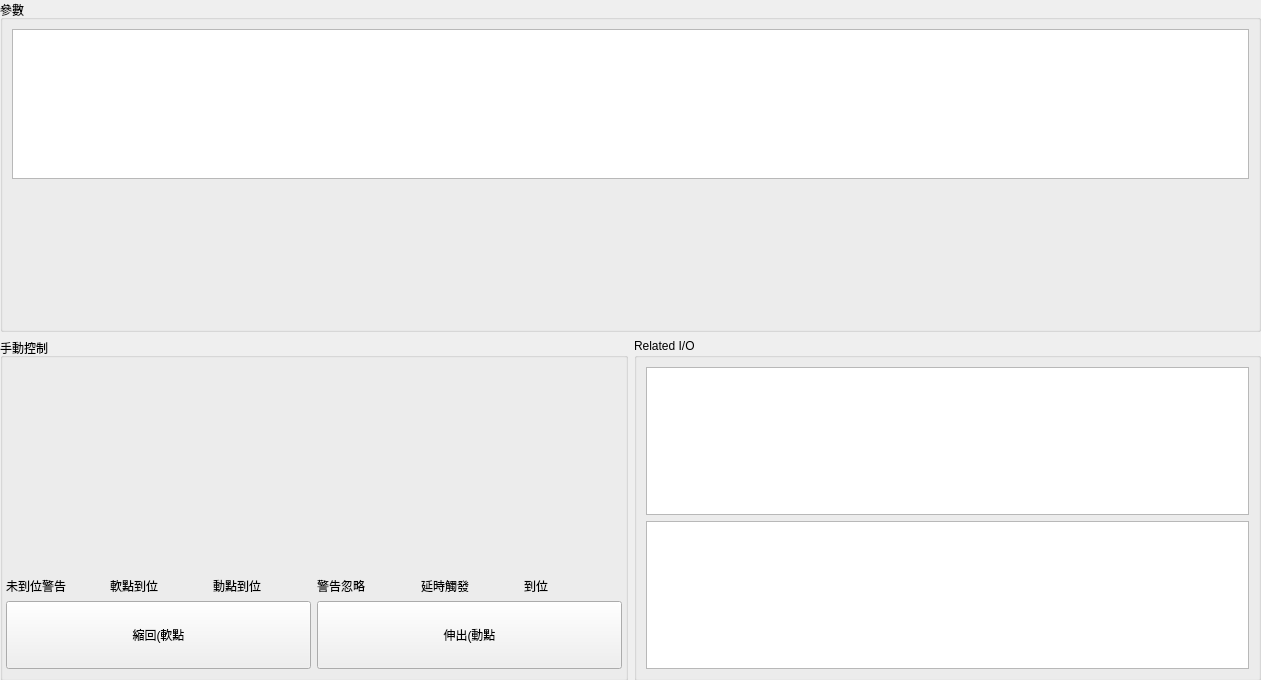
<?xml version="1.0" encoding="UTF-8"?>
<ui version="4.0">
 <class>FrontCylinderPanel</class>
 <widget class="QWidget" name="FrontCylinderPanel">
  <property name="geometry">
   <rect>
    <x>0</x>
    <y>0</y>
    <width>1261</width>
    <height>680</height>
   </rect>
  </property>
  <property name="maximumSize">
   <size>
    <width>16777215</width>
    <height>680</height>
   </size>
  </property>
  <property name="windowTitle">
   <string>Form</string>
  </property>
  <widget class="QWidget" name="layoutWidget">
   <property name="geometry">
    <rect>
     <x>0</x>
     <y>0</y>
     <width>1261</width>
     <height>681</height>
    </rect>
   </property>
   <layout class="QVBoxLayout" name="verticalLayout_6">
    <item>
     <widget class="QGroupBox" name="groupBoxParameters">
      <property name="minimumSize">
       <size>
        <width>0</width>
        <height>0</height>
       </size>
      </property>
      <property name="title">
       <string>參數</string>
      </property>
      <layout class="QVBoxLayout" name="verticalLayout_5">
       <item>
        <layout class="QVBoxLayout" name="verticalLayout">
         <item>
          <widget class="QTableView" name="tableViewCylinder">
           <property name="minimumSize">
            <size>
             <width>200</width>
             <height>150</height>
            </size>
           </property>
          </widget>
         </item>
         <item>
          <widget class="QWidget" name="widgetFilter" native="true">
           <property name="sizePolicy">
            <sizepolicy hsizetype="Expanding" vsizetype="Expanding">
             <horstretch>0</horstretch>
             <verstretch>0</verstretch>
            </sizepolicy>
           </property>
           <property name="minimumSize">
            <size>
             <width>0</width>
             <height>135</height>
            </size>
           </property>
           <property name="maximumSize">
            <size>
             <width>16777215</width>
             <height>140</height>
            </size>
           </property>
          </widget>
         </item>
        </layout>
       </item>
      </layout>
      <zorder></zorder>
     </widget>
    </item>
    <item>
     <layout class="QHBoxLayout" name="horizontalLayout_2">
      <item>
       <widget class="QGroupBox" name="groupBoxControl">
        <property name="title">
         <string>手動控制</string>
        </property>
        <layout class="QVBoxLayout" name="verticalLayout_4">
         <property name="leftMargin">
          <number>3</number>
         </property>
         <property name="topMargin">
          <number>3</number>
         </property>
         <property name="rightMargin">
          <number>3</number>
         </property>
         <item>
          <layout class="QVBoxLayout" name="verticalLayoutControl">
           <item>
            <widget class="QWidget" name="widgetBankTransfer" native="true">
             <property name="sizePolicy">
              <sizepolicy hsizetype="Expanding" vsizetype="Expanding">
               <horstretch>0</horstretch>
               <verstretch>0</verstretch>
              </sizepolicy>
             </property>
             <property name="minimumSize">
              <size>
               <width>0</width>
               <height>210</height>
              </size>
             </property>
             <property name="styleSheet">
              <string notr="true">border-color: rgb(0, 0, 0);
gridline-color: rgb(0, 0, 0);</string>
             </property>
            </widget>
           </item>
           <item>
            <layout class="QHBoxLayout" name="horizontalLayoutStatus">
             <item>
              <widget class="QLabel" name="labelWarn">
               <property name="text">
                <string>未到位警告</string>
               </property>
              </widget>
             </item>
             <item>
              <widget class="QLabel" name="labelMonA">
               <property name="text">
                <string>軟點到位</string>
               </property>
              </widget>
             </item>
             <item>
              <widget class="QLabel" name="labelMonB">
               <property name="text">
                <string>動點到位</string>
               </property>
              </widget>
             </item>
             <item>
              <widget class="QLabel" name="labelSuppress">
               <property name="text">
                <string>警告忽略</string>
               </property>
              </widget>
             </item>
             <item>
              <widget class="QLabel" name="labelTimeon">
               <property name="text">
                <string>延時觸發</string>
               </property>
              </widget>
             </item>
             <item>
              <widget class="QLabel" name="labelDone">
               <property name="text">
                <string>到位</string>
               </property>
              </widget>
             </item>
            </layout>
           </item>
           <item>
            <layout class="QHBoxLayout" name="horizontalLayout">
             <item>
              <widget class="QPushButton" name="pushButtonGoA">
               <property name="sizePolicy">
                <sizepolicy hsizetype="Expanding" vsizetype="Expanding">
                 <horstretch>0</horstretch>
                 <verstretch>0</verstretch>
                </sizepolicy>
               </property>
               <property name="maximumSize">
                <size>
                 <width>16777215</width>
                 <height>100</height>
                </size>
               </property>
               <property name="text">
                <string>縮回(軟點</string>
               </property>
              </widget>
             </item>
             <item>
              <widget class="QPushButton" name="pushButtonGoB">
               <property name="sizePolicy">
                <sizepolicy hsizetype="Expanding" vsizetype="Expanding">
                 <horstretch>0</horstretch>
                 <verstretch>0</verstretch>
                </sizepolicy>
               </property>
               <property name="maximumSize">
                <size>
                 <width>16777215</width>
                 <height>100</height>
                </size>
               </property>
               <property name="text">
                <string>伸出(動點</string>
               </property>
              </widget>
             </item>
            </layout>
           </item>
          </layout>
         </item>
        </layout>
       </widget>
      </item>
      <item>
       <widget class="QGroupBox" name="groupBoxRelatedIO">
        <property name="title">
         <string>Related I/O</string>
        </property>
        <layout class="QVBoxLayout" name="verticalLayout_3">
         <item>
          <layout class="QVBoxLayout" name="verticalLayout_2">
           <item>
            <widget class="QTableView" name="tableViewInputs"/>
           </item>
           <item>
            <widget class="QTableView" name="tableViewOutputs"/>
           </item>
          </layout>
         </item>
        </layout>
       </widget>
      </item>
     </layout>
    </item>
   </layout>
  </widget>
 </widget>
 <resources/>
 <connections/>
</ui>
